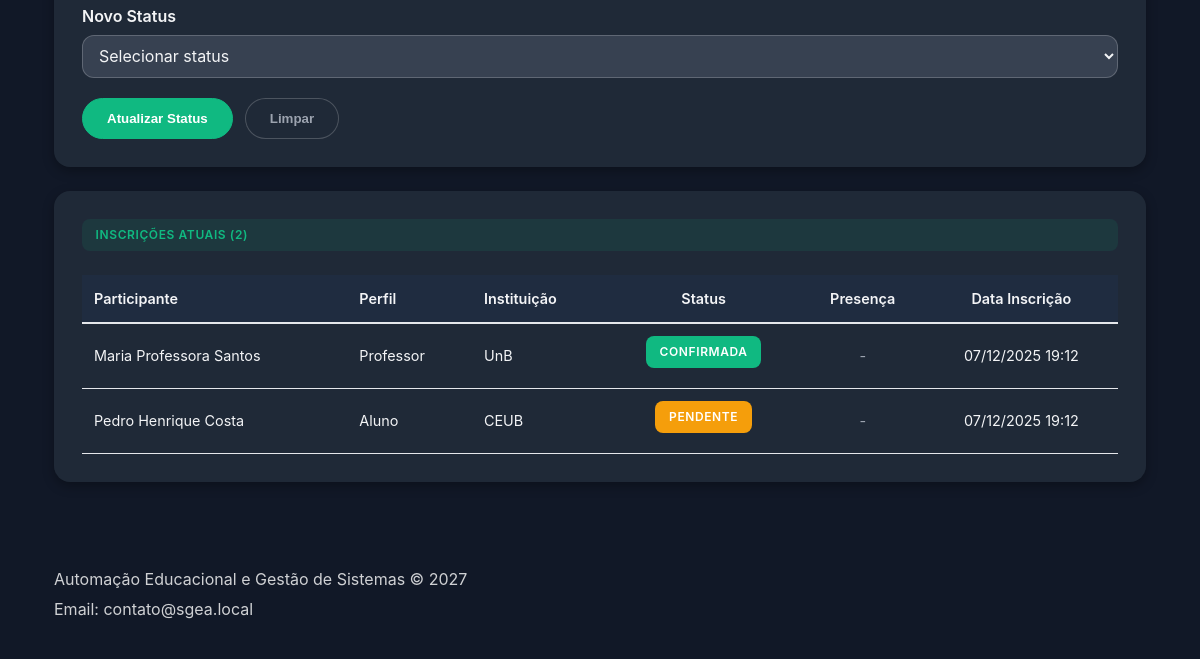
The app's page /eventos/53/ (signed in, lower part), older data.
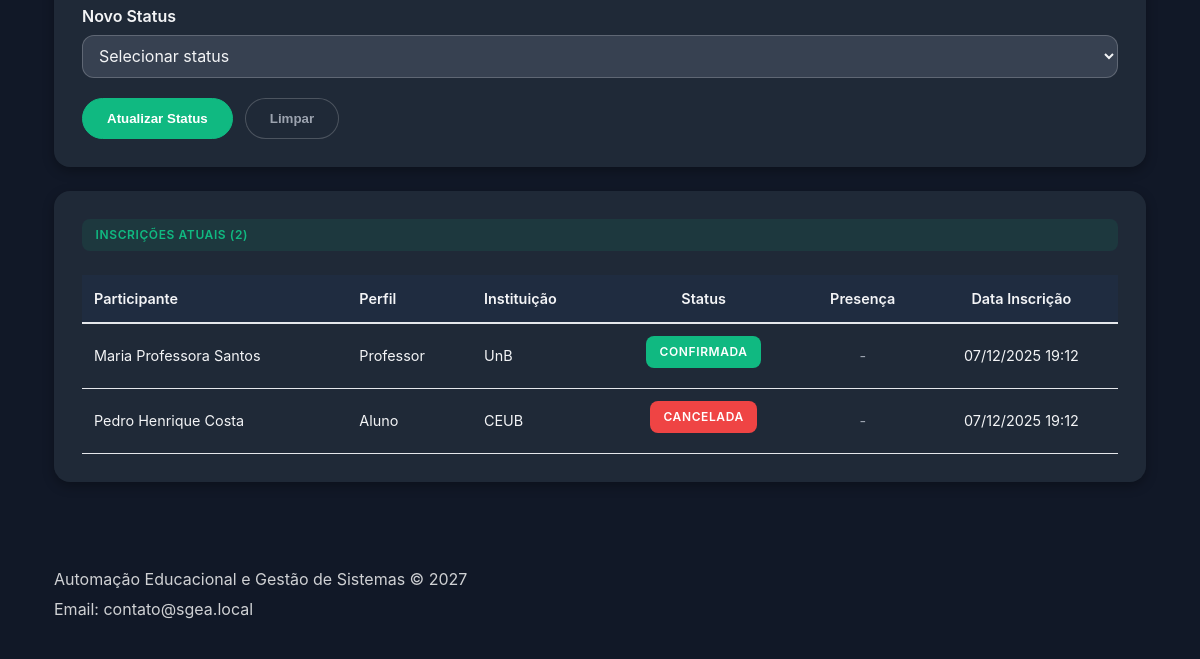
The same page, newer data.
### api/models.py (models this page shows, shortened)
class Inscricao(models.Model):
    evento = models.ForeignKey(
        Evento,
        on_delete=models.CASCADE,
        related_name="inscricoes",
    )
    participante = models.ForeignKey(
        Usuario,
        on_delete=models.CASCADE,
        related_name="inscricoes",
        limit_choices_to=Q(perfil__in=[PerfilChoices.ALUNO, PerfilChoices.PROFESSOR])
    )
    status = models.CharField(
        max_length=15,
        choices=InscricaoStatus.choices,
        default=InscricaoStatus.PENDENTE,
    )
    data_inscricao = models.DateTimeField(auto_now_add=True)
    atualizado_em = models.DateTimeField(auto_now=True)
    presenca_confirmada = models.BooleanField(default=False)
    class Meta:
        unique_together = ("evento", "participante")
        indexes = [
            models.Index(fields=["evento", "status"]),
            models.Index(fields=["participante"]),
        ]
        constraints = [
            models.CheckConstraint(
                name="inscricao_status_valido",
                check=Q(status__in=[choice[0] for choice in InscricaoStatus.choices])
            ),
        ]

class Usuario(AbstractUser):
    nome = models.CharField(max_length=120)
    telefone = models.CharField(max_length=20)
    instituicao = models.CharField(
        max_length=20,
        choices=InstituicaoChoices.choices,
        blank=True,
        null=True,
        help_text="Obrigatório para perfis ALUNO e PROFESSOR."
    )
    perfil = models.CharField(
        max_length=20,
        choices=PerfilChoices.choices
    )
    class Meta:
        constraints = [
            models.CheckConstraint(
                name="instituicao_required_for_aluno_prof",
                check=(
                    ~Q(perfil__in=[PerfilChoices.ALUNO, PerfilChoices.PROFESSOR]) |
                    (Q(instituicao__isnull=False) & ~Q(instituicao=""))
                )
            )
        ]
        indexes = [
            models.Index(fields=["perfil"]),
        ]

### api/views.py (the view, shortened to what this page needs)
# urls.py: path('eventos/<int:evento_id>/', DetalhesEventoView.as_view(), name='detalhes-evento'),
@method_decorator(login_required(login_url='login'), name='dispatch')
class DetalhesEventoView(PostFeedbackMixin, TemplateView):
	template_name = "api/detalhes_evento.html"
	def get_context_data(self, **kwargs):
		context = super().get_context_data(**kwargs)
		evento_id = self.kwargs.get('evento_id')
		context['evento'] = get_object_or_404(
			Evento.objects.select_related('organizador', 'professor_responsavel'),
			pk=evento_id
		)
		if self.request.user.perfil in [PerfilChoices.ALUNO, PerfilChoices.PROFESSOR]:
			user_inscricao = Inscricao.objects.filter(
				evento_id=evento_id,
				participante=self.request.user
			).first()
			context['user_inscricao'] = user_inscricao
		if self.request.user.perfil in [PerfilChoices.ADMIN, PerfilChoices.ORGANIZADOR]:
			if self.request.user.perfil == PerfilChoices.ADMIN or context['evento'].organizador == self.request.user:
				inscricoes = Inscricao.objects.filter(
					evento_id=evento_id
				).select_related('participante').order_by('participante__nome')
				context['inscricoes'] = inscricoes
				all_participantes = Usuario.objects.filter(
					perfil__in=[PerfilChoices.ALUNO, PerfilChoices.PROFESSOR]
				).order_by('nome')
				inscribed_ids = set(inscricoes.values_list('participante_id', flat=True))
				available_participantes = all_participantes.exclude(pk__in=inscribed_ids)
				context['participantes'] = all_participantes
				context['available_participantes'] = available_participantes
				context['status_inscricao'] = InscricaoStatus.choices
		return context

### api/models.py (called while the page is built)
    @property
    def total_inscritos(self) -> int:
        return self.inscricoes.filter(status=InscricaoStatus.CONFIRMADA).count()

    @property
    def vagas_disponiveis(self) -> int:
        return max(self.capacidade - self.total_inscritos, 0)

### api/views.py (called while the page is built)
	def get_context_data(self, **kwargs):
		context = super().get_context_data(**kwargs)
		context.setdefault(self.data_context_name, {})
		return context

### api/templates/api/detalhes_evento.html (shortened to what the changed rows need)
{% extends 'api/base.html' %}
{% block content %}
<section class="prototype-grid">
    {% if request.user.perfil == 'ADMIN' or request.user == evento.organizador %}
    {% if inscricoes %}
    <article class="prototype-card" style="grid-column: 1 / -1;">
        <table style="width: 100%; border-collapse: collapse; margin-top: 1rem;">
            <thead>
                <tr style="border-bottom: 2px solid #e5e7eb;">
                    <th style="text-align: left; padding: 0.75rem;">Participante</th>
                    <th style="text-align: left; padding: 0.75rem;">Perfil</th>
                    <th style="text-align: left; padding: 0.75rem;">Instituição</th>
                    <th style="text-align: center; padding: 0.75rem;">Status</th>
                    <th style="text-align: center; padding: 0.75rem;">Presença</th>
                    <th style="text-align: center; padding: 0.75rem;">Data Inscrição</th>
                </tr>
            </thead>
            <tbody>
                {% for inscricao in inscricoes %}
                    <tr style="border-bottom: 1px solid #e5e7eb;">
                        <td style="padding: 0.75rem;">{{ inscricao.participante.nome }}</td>
                        <td style="padding: 0.75rem;">{{ inscricao.participante.get_perfil_display }}</td>
                        <td style="padding: 0.75rem;">
                            {% if inscricao.participante.instituicao %}
                                {{ inscricao.participante.get_instituicao_display }}
                            {% else %}
                                -
                            {% endif %}
                        </td>
                        <td style="text-align: center; padding: 0.75rem;">
                            <span class="badge" style="
                                color: white;
                                {% if inscricao.status == 'PENDENTE' %}background: #f59e0b;{% endif %}
                                {% if inscricao.status == 'CANCELADA' %}background: #ef4444;{% endif %}
                            ">
                                {{ inscricao.get_status_display }}
                            </span>
                        </td>
                        <td style="text-align: center; padding: 0.75rem;">
                            {% if inscricao.presenca_confirmada %}
                                <span style="color: #10b981;">✓</span>
                            {% else %}
                                <span style="color: #9ca3af;">-</span>
                            {% endif %}
                        </td>
                        <td style="text-align: center; padding: 0.75rem;">
                            {{ inscricao.data_inscricao|date:"d/m/Y H:i" }}
                        </td>
                    </tr>
                {% endfor %}
            </tbody>
        </table>
    </article>
    {% endif %}
    {% endif %}
</section>
{% endblock %}

Row changes from the older to the newer data that the page shows:
changed Inscricao "Pedro Henrique Costa": status "PENDENTE" → "CANCELADA"
